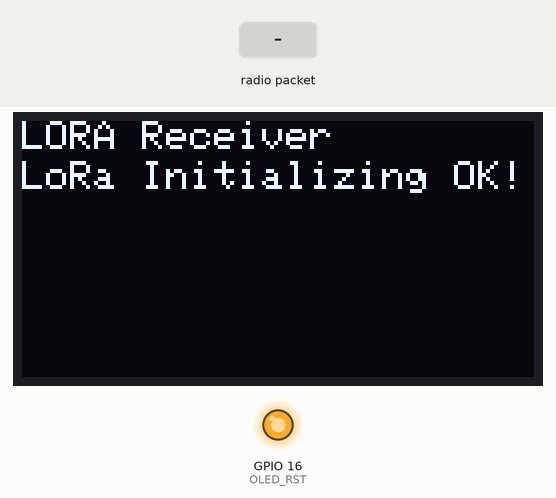
This sketch was run on a simulated ESP32. On the bench: 128×64 one-colour display, output pins drawn as LEDs (lit = HIGH). The inputs (shaded band) are chosen by the test bench. No radio packets arrive unless stated; what the sketch prints to the serial monitor is not drawn.

Above: at 3.3 s.
3.4 s: radio packet "Module 02" arrives
5.9 s: radio packet "Module 03" arrives
Timing chart, 0 to 8.9 s (numbered marks = the images above; inputs shaded):
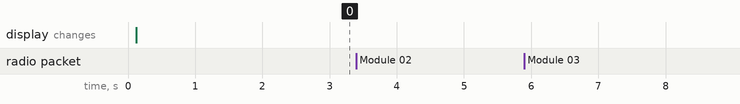

The sketch:

ESP32_LoRa_Module_1.ino
```cpp
/*=======Including Libraries======= */
//Libraries for LoRa
#include <SPI.h>
#include <LoRa.h>

//Libraries for OLED Display
#include <Wire.h>
#include <Adafruit_GFX.h>
#include <Adafruit_SSD1306.h>

/*=======Including Libraries======= */


/*=======Pins Definition======= */
//LoRa transceiver module pins
#define SCK 5
#define MISO 19
#define MOSI 27
#define SS 18
#define RST 14
#define DIO0 26

//Serial pins
#define Tx 1
#define Rx 3

//OLED pins
#define OLED_SDA 4
#define OLED_SCL 15
#define OLED_RST 16
#define SCREEN_WIDTH 128 // OLED display width, in pixels
#define SCREEN_HEIGHT 64 // OLED display height, in pixels
/*=======Pins Definition======= */


/*=======Constants Definition======= */
//433E6 for Asia
//866E6 for Europe
//915E6 for North America
#define BAND 866E6

/*=======Constants Definition======= */


/*=======Variables Definition======= */
int counter = 0;  //packet counter
char buff[60];
String received_data, mod2_data, mod3_data;

/*=======Variables Definition======= */


/*=======Functions Definition======= */
void lora_setup();
void lora_write();

/*=======Functions Definition======= */


/*=======Objects Definition======= */
Adafruit_SSD1306 display(SCREEN_WIDTH, SCREEN_HEIGHT, &Wire, OLED_RST);

/*=======Objects Definition======= */


void setup()
{
  Serial.begin(9600);
  lora_setup();
}


void loop()
{
  lora_read();
  Serial.println("Module 03 Data Received: " + mod3_data);
  Serial.println("Module 02 Data Received: " + mod2_data);

//  delay(10000);
}


void lora_setup()
{
//  Serial.println("LORA Initializing!");

  //reset OLED display via software
  pinMode(OLED_RST, OUTPUT);
  digitalWrite(OLED_RST, LOW);
  delay(20);
  digitalWrite(OLED_RST, HIGH);

  //initialize OLED
  Wire.begin(OLED_SDA, OLED_SCL);
  if (!display.begin(SSD1306_SWITCHCAPVCC, 0x3c, false, false)) { // Address 0x3C for 128x32
//    Serial.println(F("SSD1306 allocation failed"));
    for (;;); // Don't proceed, loop forever
  }

  display.clearDisplay();
  display.setTextColor(WHITE);
  display.setTextSize(1);
  display.setCursor(0, 0);
  display.print("LORA Receiver");
  display.display();

  Serial.println("LoRa Receiver Test");

  //SPI LoRa pins
  SPI.begin(SCK, MISO, MOSI, SS);
  //setup LoRa transceiver module
  LoRa.setPins(SS, RST, DIO0);

  if (!LoRa.begin(BAND)) {
    Serial.println("Starting LoRa failed!");
    while (1);
  }
//  Serial.println("LoRa Initializing OK!");
  display.setCursor(0, 10);
  display.print("LoRa Initializing OK!");
  display.display();

//  LoRa.setSyncWord(0xFF);
  delay(2000);
}

void lora_read()
{
  // try to parse packet
  int packetSize = LoRa.parsePacket();
  if (packetSize)
  {
    // received a packet
//    Serial.print("Received packet '");

    // read packet
	{
      received_data = LoRa.readString();
      if(received_data.substring(0,9) == "Module 02")
		mod2_data = received_data;

      if(received_data.substring(0,9) == "Module 03")
		mod3_data = received_data;
    }

    // print RSSI of packet
//    Serial.print("' with RSSI ");
//    Serial.println(LoRa.packetRssi());
  }
}
```

Measured:
- after the input at 3.4 s, every drawn part: stays the same
- after the input at 5.9 s, every drawn part: stays the same
